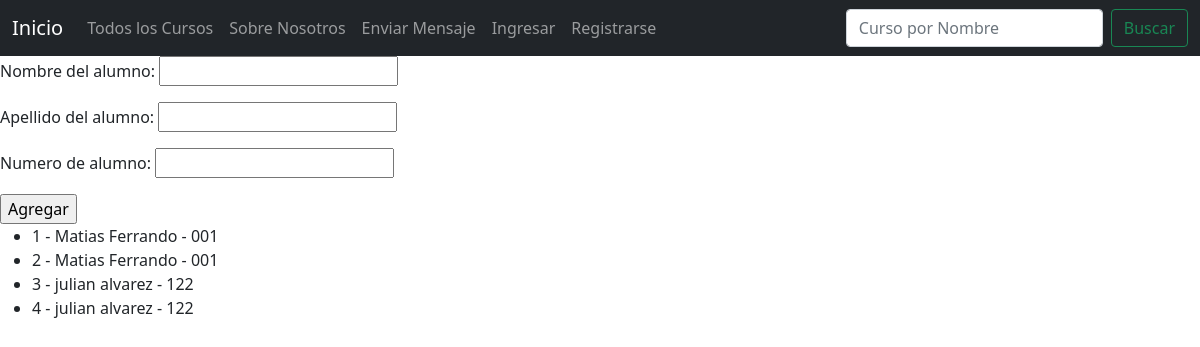
The app's page /alumnos/, older data.
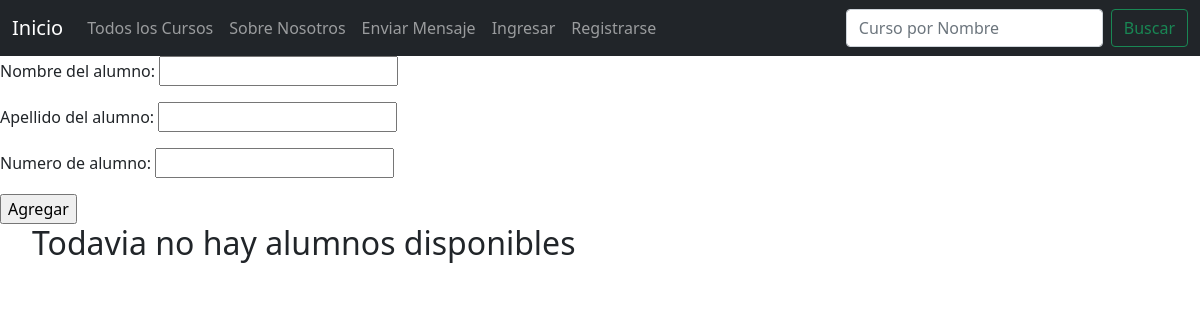
The same page, newer data.
### Aplicacion/models.py (models this page shows, shortened)
class Alumno(models.Model):
    nombre_del_alumno = models.CharField(max_length=20)
    apellido_del_alumno = models.CharField(max_length=20)
    numero_de_alumno = models.CharField(max_length=4)

### Aplicacion/views.py (the view)
# urls.py: path("alumnos/", mostrar_alumnos, name="alumnos"),
def mostrar_alumnos(request):
    context = {
        "form": AlumnoForm(),
        "alumnos": Alumno.objects.all(),
    }
    return render(request, "Aplicacion/alumnos.html", context)

### Aplicacion/forms.py
class AlumnoForm(forms.ModelForm):
    class Meta:
        model = Alumno
        fields = '__all__'

### Aplicacion/templates/Aplicacion/alumnos.html (shortened to what this page needs)
{% extends "Aplicacion/base.html" %}
{% load static %}
{% block main %}
<h1>Administracion de Alumnos: </h1>
<form action="{% url 'agregar-alumno' %}" method="post">
    {{form.as_p}}
    <input type="submit" value="Agregar">
</form>
<ul>
  {% if not alumnos %}
  <h2>Todavia no hay alumnos disponibles</h2>
  {% endif %}
    {% for alumno in alumnos %}
    <li>{{ alumno.id }} - {{alumno.nombre_del_alumno }} {{alumno.apellido_del_alumno }} - {{alumno.numero_de_alumno }}</li>
  {% endfor %}
</ul>
{% endblock %}

Row changes from the older to the newer data that the page shows:
removed Alumno: id "1", nombre_del_alumno "Matias", apellido_del_alumno "Ferrando", numero_de_alumno "001"
removed Alumno: id "2", nombre_del_alumno "Matias", apellido_del_alumno "Ferrando", numero_de_alumno "001"
removed Alumno: id "3", nombre_del_alumno "julian", apellido_del_alumno "alvarez", numero_de_alumno "122"
removed Alumno: id "4", nombre_del_alumno "julian", apellido_del_alumno "alvarez", numero_de_alumno "122"
Text that changed along with them:
text now shown: "Todavia no hay alumnos disponibles"
